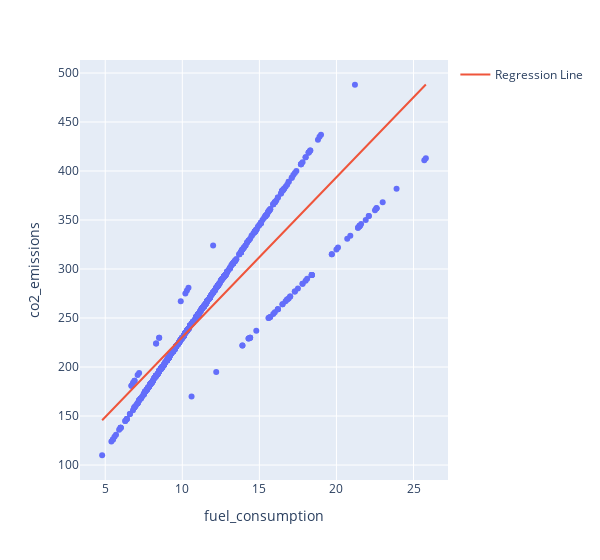

Here is the notebook cell this chart was saved with:
### Markdown cell above
### Graphical representation of the regression line

### Code cell
fig = px.scatter(
    df_train,
    x='fuel_consumption',
    y='co2_emissions',
    width=600,
)

fig.add_trace(
    go.Scatter(
        x=train_x[:,0],
        y=regr.coef_[0][0]*train_x[:,0] + regr.intercept_[0],
        mode='lines',
        name='Regression Line'
    )
)

fig.show()

### Figure 1 — Plotly figure (JSON) as saved in the notebook; plotly's stock layout.template omitted (floating-point values rounded to 4 significant figures; data arrays with more than 128 entries replaced by an {"elided": "..."} marker saying what was removed)
{"data": [{"hovertemplate": "fuel_consumption=%{x}<br>co2_emissions=%{y}<extra></extra>", "legendgroup": "", "marker": {"color": "#636efa", "symbol": "circle"}, "mode": "markers", "name": "", "orientation": "v", "showlegend": false, "type": "scatter", "x": {"elided": "746 float values"}, "xaxis": "x", "y": {"elided": "746 int values"}, "yaxis": "y"}, {"mode": "lines", "name": "Regression Line", "type": "scatter", "x": {"elided": "746 float values"}, "y": {"elided": "746 float values"}}], "layout": {"legend": {"tracegroupgap": 0}, "margin": {"t": 60}, "width": 600, "xaxis": {"anchor": "y", "domain": [0, 1], "title": {"text": "fuel_consumption"}}, "yaxis": {"anchor": "x", "domain": [0, 1], "title": {"text": "co2_emissions"}}}}
